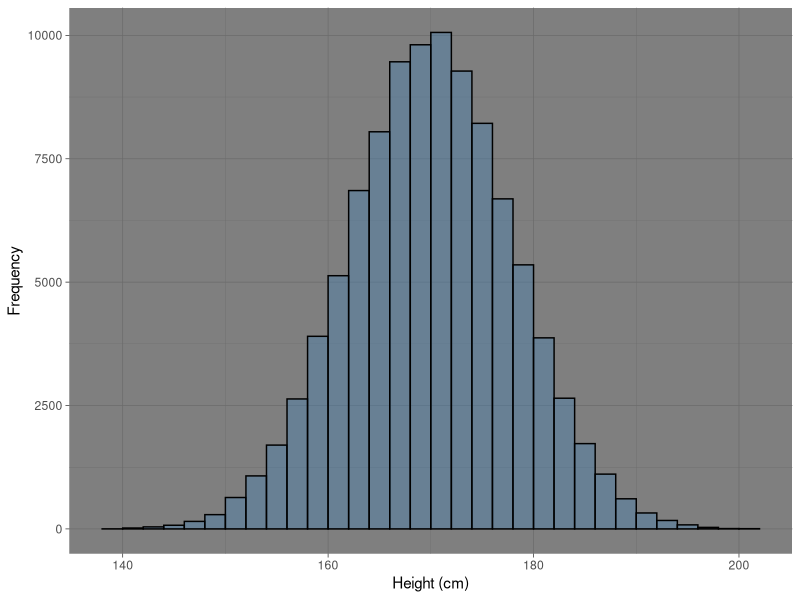
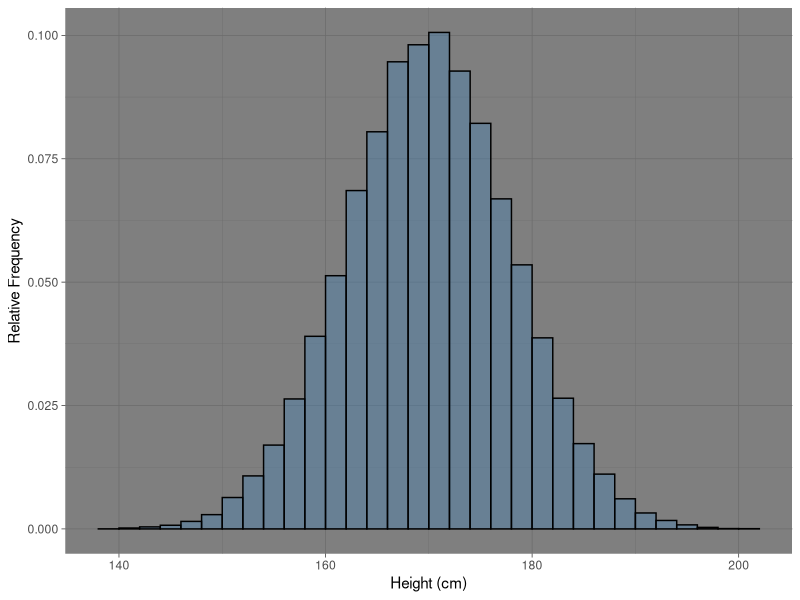
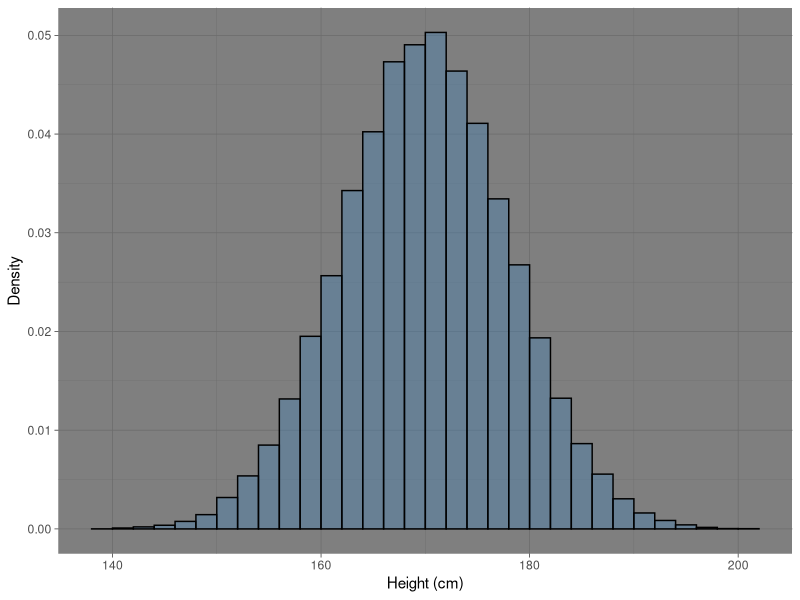
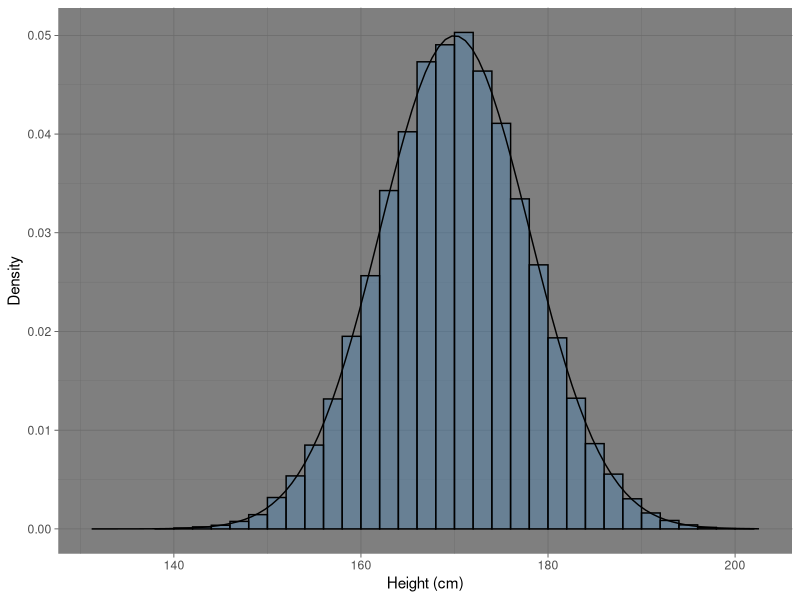
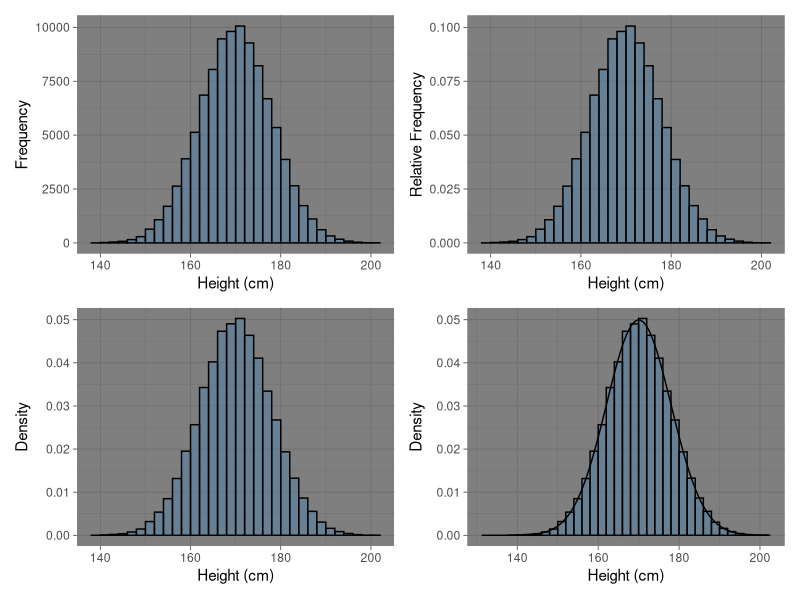

These figures' R source, in order:
## ---- chunk 1
library(ggplot2)
library(dplyr)
# Following package is for side-by-side plots. First run install.packages('patchwork') from console
library(patchwork) 
theme_set(theme_dark())
## ---- chunk 2
# Parameters
mu_Male = 170
sigma_Male = 8

# Bin width
delta = 2.0

nsimulations = 1e5
simulatedData_Male = rnorm(nsimulations, mean = mu_Male, sd = sigma_Male)
## ---- chunk 3
simulatedData_Male1 = rnorm(100, mean = mu_Male, sd = sigma_Male)
simulatedData_Male1
## ---- chunk 4
dfHeights = data.frame(simulatedData_Male)
colnames(dfHeights) = c('MaleHeight')
head(dfHeights, 3)
## ---- chunk 5
height_170cm = dfHeights$MaleHeight == 170
height_170cm
## ---- chunk 6
height_170cm = sum(dfHeights$MaleHeight == 170)/nrow(dfHeights)
height_170cm
mean(dfHeights$MaleHeight == 170)
## ---- chunk 7
height_170_172cm = sum(170 <= dfHeights$MaleHeight & dfHeights$MaleHeight <= 172)/nrow(dfHeights)
height_170_172cm
mean(170 <= dfHeights$MaleHeight & dfHeights$MaleHeight <= 172)
## ---- chunk 8
height_170_171cm = sum(170 <= dfHeights$MaleHeight & dfHeights$MaleHeight <= 171)/nrow(dfHeights)
height_170_171cm
mean(170 <= dfHeights$MaleHeight & dfHeights$MaleHeight <= 171)
## ---- chunk 9
# Plot the frequency histogram for male student heights
p1 = ggplot(data = dfHeights) +
  geom_histogram(aes(x = MaleHeight, y = after_stat(count)),
  breaks = seq(mu_Male-4*sigma_Male, mu_Male+4*sigma_Male, by = delta),
  colour = 'black', fill = 'steelblue', alpha = 0.4) +
  labs(x = 'Height (cm)', y = 'Frequency')
p1
## ---- chunk 10
# Plot the relative frequency histogram for male student heights
p2 = ggplot(data = dfHeights) +
  geom_histogram(aes(x = MaleHeight, y = after_stat(count)/sum(after_stat(count))),
  breaks = seq(mu_Male-4*sigma_Male, mu_Male+4*sigma_Male, by = delta),
  colour = 'black', fill = 'steelblue', alpha = 0.4) +
  labs(x = 'Height (cm)', y = 'Relative Frequency')
p2
## ---- chunk 11
# Plot the density histogram for male student heights
p3 = ggplot(data = dfHeights) +
  geom_histogram(aes(x = MaleHeight, y = after_stat(density)),
  breaks = seq(mu_Male-4*sigma_Male, mu_Male+4*sigma_Male, by = delta),
  colour = 'black', fill = 'steelblue', alpha = 0.4) +
  labs(x = 'Height (cm)', y = 'Density')
p3
## ---- chunk 12
# Plot the density histogram along with density curve for male student heights
p4 = ggplot(data = dfHeights) +
  geom_histogram(aes(x = MaleHeight, y = after_stat(density)),
  breaks = seq(mu_Male-4*sigma_Male, mu_Male+4*sigma_Male, by = delta),
  colour = 'black', fill = 'steelblue', alpha = 0.4) +
  stat_function(fun = dnorm, args = list(mean = mean(dfHeights$MaleHeight), sd = sd(dfHeights$MaleHeight))) +
  labs(x = 'Height (cm)', y = 'Density')
p4
## ---- chunk 13
# Plot the frequency histogram for male student heights
p1 = ggplot(data = dfHeights) +
  geom_histogram(aes(x = MaleHeight, y = after_stat(count)),
  breaks = seq(mu_Male-4*sigma_Male, mu_Male+4*sigma_Male, by = delta),
  colour = 'black', fill = 'steelblue', alpha = 0.4) +
  labs(x = 'Height (cm)', y = 'Frequency')

# Plot the relative frequency histogram for male student heights
p2 = ggplot(data = dfHeights) +
  geom_histogram(aes(x = MaleHeight, y = after_stat(count)/sum(after_stat(count))),
  breaks = seq(mu_Male-4*sigma_Male, mu_Male+4*sigma_Male, by = delta),
  colour = 'black', fill = 'steelblue', alpha = 0.4) +
  labs(x = 'Height (cm)', y = 'Relative Frequency')

# Plot the density histogram for male student heights
p3 = ggplot(data = dfHeights) +
  geom_histogram(aes(x = MaleHeight, y = after_stat(density)),
  breaks = seq(mu_Male-4*sigma_Male, mu_Male+4*sigma_Male, by = delta),
  colour = 'black', fill = 'steelblue', alpha = 0.4) +
  labs(x = 'Height (cm)', y = 'Density')

# Plot the density histogram along with density curve for male student heights
p4 = ggplot(data = dfHeights) +
  geom_histogram(aes(x = MaleHeight, y = after_stat(density)),
  breaks = seq(mu_Male-4*sigma_Male, mu_Male+4*sigma_Male, by = delta),
  colour = 'black', fill = 'steelblue', alpha = 0.4) +
  stat_function(fun = dnorm, args = list(mean = mean(dfHeights$MaleHeight), sd = sd(dfHeights$MaleHeight))) +
  labs(x = 'Height (cm)', y = 'Density')


# Plot the histograms side-by-side
p1 + p2 + p3 + p4 + plot_layout(ncol = 2)
## ---- chunk 14
height_170_172cm = sum(156 <= dfHeights$MaleHeight & dfHeights$MaleHeight <= 160.5)/nrow(dfHeights)
height_170_172cm
mean(156 <= dfHeights$MaleHeight & dfHeights$MaleHeight <= 160.5)
